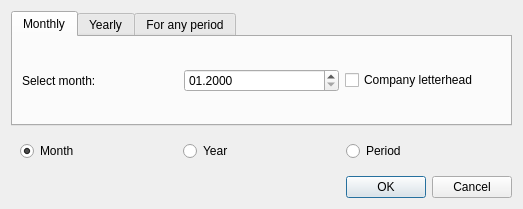
<?xml version="1.0" encoding="UTF-8"?>
<ui version="4.0">
 <class>GenerateFinancialReport</class>
 <widget class="QDialog" name="GenerateFinancialReport">
  <property name="geometry">
   <rect>
    <x>0</x>
    <y>0</y>
    <width>523</width>
    <height>209</height>
   </rect>
  </property>
  <property name="windowTitle">
   <string>Generate financial report</string>
  </property>
  <property name="locale">
   <locale language="English" country="UnitedStates"/>
  </property>
  <property name="modal">
   <bool>false</bool>
  </property>
  <layout class="QGridLayout" name="gridLayout">
   <property name="leftMargin">
    <number>11</number>
   </property>
   <property name="topMargin">
    <number>11</number>
   </property>
   <property name="rightMargin">
    <number>11</number>
   </property>
   <property name="bottomMargin">
    <number>11</number>
   </property>
   <item row="0" column="1" colspan="2">
    <widget class="QTabWidget" name="tabSelector">
     <property name="minimumSize">
      <size>
       <width>500</width>
       <height>0</height>
      </size>
     </property>
     <property name="currentIndex">
      <number>0</number>
     </property>
     <widget class="QWidget" name="tabMonth">
      <attribute name="title">
       <string>Monthly</string>
      </attribute>
      <layout class="QHBoxLayout" name="horizontalLayout_3">
       <item>
        <widget class="QLabel" name="lbMonthly">
         <property name="text">
          <string>Select month:</string>
         </property>
        </widget>
       </item>
       <item>
        <widget class="QDateEdit" name="dateMonthlyEdit">
         <property name="displayFormat">
          <string>MM.yyyy</string>
         </property>
        </widget>
       </item>
       <item>
        <widget class="QCheckBox" name="ownFormCbx">
         <property name="text">
          <string>Company letterhead</string>
         </property>
        </widget>
       </item>
      </layout>
     </widget>
     <widget class="QWidget" name="tabYear">
      <attribute name="title">
       <string>Yearly</string>
      </attribute>
      <layout class="QHBoxLayout" name="horizontalLayout_4">
       <item>
        <widget class="QLabel" name="lbYear">
         <property name="text">
          <string>Select year:</string>
         </property>
        </widget>
       </item>
       <item>
        <widget class="QDateEdit" name="dateYearlyEdit">
         <property name="dateTime">
          <datetime>
           <hour>0</hour>
           <minute>0</minute>
           <second>0</second>
           <year>2000</year>
           <month>1</month>
           <day>1</day>
          </datetime>
         </property>
         <property name="currentSection">
          <enum>QDateTimeEdit::YearSection</enum>
         </property>
         <property name="displayFormat">
          <string>yyyy</string>
         </property>
        </widget>
       </item>
      </layout>
     </widget>
     <widget class="QWidget" name="tab">
      <attribute name="title">
       <string>For any period</string>
      </attribute>
      <layout class="QHBoxLayout" name="horizontalLayout_2">
       <item>
        <widget class="QLabel" name="fromLb">
         <property name="text">
          <string>From date:</string>
         </property>
        </widget>
       </item>
       <item>
        <widget class="QDateEdit" name="fromDateEdit">
         <property name="currentSection">
          <enum>QDateTimeEdit::MonthSection</enum>
         </property>
         <property name="displayFormat">
          <string>MM.yyyy</string>
         </property>
        </widget>
       </item>
       <item>
        <widget class="QLabel" name="label_2">
         <property name="text">
          <string>Till date:</string>
         </property>
        </widget>
       </item>
       <item>
        <widget class="QDateEdit" name="tillDateEdit">
         <property name="displayFormat">
          <string>MM.yyyy</string>
         </property>
        </widget>
       </item>
      </layout>
     </widget>
    </widget>
   </item>
   <item row="3" column="1" colspan="2">
    <layout class="QHBoxLayout" name="horizontalLayout">
     <item>
      <spacer name="horizontalSpacer">
       <property name="orientation">
        <enum>Qt::Horizontal</enum>
       </property>
       <property name="sizeHint" stdset="0">
        <size>
         <width>40</width>
         <height>20</height>
        </size>
       </property>
      </spacer>
     </item>
     <item>
      <widget class="QPushButton" name="okBtn">
       <property name="text">
        <string>OK</string>
       </property>
      </widget>
     </item>
     <item>
      <widget class="QPushButton" name="cancelBtn">
       <property name="text">
        <string>Cancel</string>
       </property>
      </widget>
     </item>
    </layout>
   </item>
   <item row="2" column="1" colspan="2">
    <widget class="QWidget" name="radioWidget" native="true">
     <layout class="QHBoxLayout" name="horizontalLayout_5">
      <item>
       <widget class="QRadioButton" name="radioMon">
        <property name="text">
         <string>Month</string>
        </property>
        <property name="checkable">
         <bool>true</bool>
        </property>
        <property name="checked">
         <bool>true</bool>
        </property>
       </widget>
      </item>
      <item>
       <widget class="QRadioButton" name="radioYear">
        <property name="text">
         <string>Year</string>
        </property>
       </widget>
      </item>
      <item>
       <widget class="QRadioButton" name="radioPeriod">
        <property name="text">
         <string>Period</string>
        </property>
       </widget>
      </item>
     </layout>
    </widget>
   </item>
  </layout>
 </widget>
 <tabstops>
  <tabstop>okBtn</tabstop>
  <tabstop>cancelBtn</tabstop>
 </tabstops>
 <resources/>
 <connections/>
</ui>
